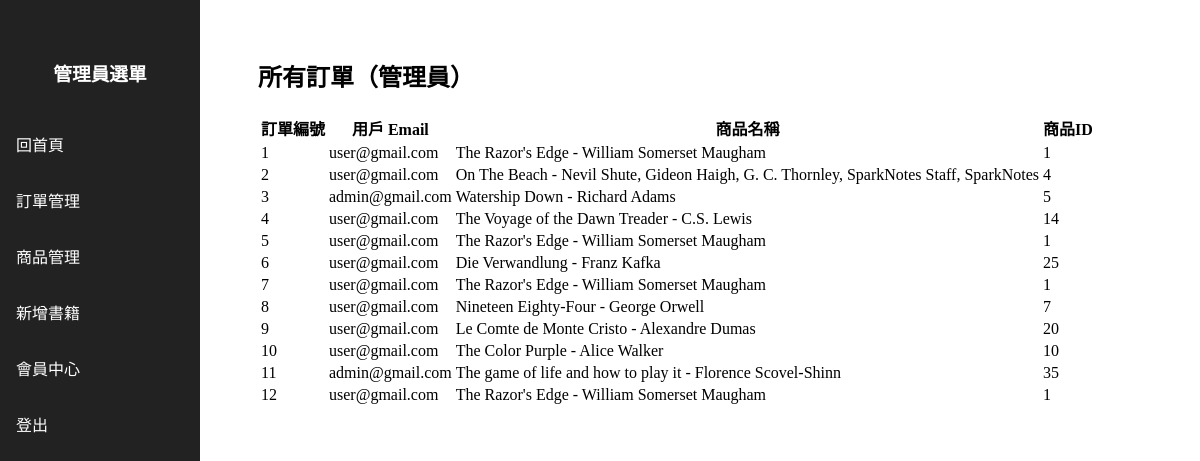
/admin/orders (signed in), run on the app's committed database.
### tables this page shows
CREATE TABLE Orders
		(orderId INTEGER PRIMARY KEY AUTOINCREMENT,
		userId INTEGER,
		productId INTEGER,
		FOREIGN KEY(userId) REFERENCES users(userId),
		FOREIGN KEY(productId) REFERENCES products(productId)
		);

CREATE TABLE users  
		(userId INTEGER PRIMARY KEY, 
		password TEXT,
		email TEXT,
		firstName TEXT,
		lastName TEXT,
		address1 TEXT,
		address2 TEXT,
		zipcode TEXT,
		city TEXT,
		state TEXT,
		country TEXT, 
		phone TEXT
		, isAdmin INTEGER DEFAULT 0);

CREATE TABLE products
		(productId INTEGER PRIMARY KEY,
		name TEXT,
		price REAL,
		description TEXT,
		image TEXT,
		stock INTEGER,
		categoryId INTEGER,
		FOREIGN KEY(categoryId) REFERENCES categories(categoryId)
		);

### main.py (the view)
@app.route("/admin/orders")
def admin_orders():
    if not session.get('isAdmin'):
        return redirect(url_for('root'))
    orders = query_db("""
        SELECT Orders.orderId, users.email, products.name, Orders.productId
        FROM Orders
        JOIN users ON Orders.userId = users.userId
        JOIN products ON Orders.productId = products.productId
    """)
    return render_template("admin_orders.html", orders=orders)

### db.py (called while the page is built)
def query_db(query, args=(), one=False):
    with sqlite3.connect(DB_PATH) as conn:
        cur = conn.cursor()
        cur.execute(query, args)
        rv = cur.fetchall()
        return (rv[0] if rv else None) if one else rv

### templates/admin_orders.html
{% extends "admin.html" %}
{% block content %}
<h2>所有訂單（管理員）</h2>
<table>
    <tr>
        <th>訂單編號</th>
        <th>用戶 Email</th>
        <th>商品名稱</th>
        <th>商品ID</th>
    </tr>
    {% for order in orders %}
    <tr>
        <td>{{ order[0] }}</td>
        <td>{{ order[1] }}</td>
        <td>{{ order[2] }}</td>
        <td>{{ order[3] }}</td>
    </tr>
    {% endfor %}
</table>
{% endblock %}

### data on the page
Orders: orderId "1", email "user@gmail.com", name "The Razor's Edge - William Somerset Maugham", productId "1"
Orders: orderId "2", email "user@gmail.com", name "On The Beach - Nevil Shute, Gideon Haigh, G. C. Thornley, SparkNotes Staff, SparkNotes", productId "4"
Orders: orderId "3", email "admin@gmail.com", name "Watership Down - Richard Adams", productId "5"
Orders: orderId "4", email "user@gmail.com", name "The Voyage of the Dawn Treader - C.S. Lewis", productId "14"
Orders: orderId "5", email "user@gmail.com", name "The Razor's Edge - William Somerset Maugham", productId "1"
Orders: orderId "6", email "user@gmail.com", name "Die Verwandlung - Franz Kafka", productId "25"
Orders: orderId "7", email "user@gmail.com", name "The Razor's Edge - William Somerset Maugham", productId "1"
Orders: orderId "8", email "user@gmail.com", name "Nineteen Eighty-Four - George Orwell", productId "7"
Orders: orderId "9", email "user@gmail.com", name "Le Comte de Monte Cristo - Alexandre Dumas", productId "20"
Orders: orderId "10", email "user@gmail.com", name "The Color Purple - Alice Walker", productId "10"
Orders: orderId "11", email "admin@gmail.com", name "The game of life and how to play it - Florence Scovel-Shinn", productId "35"
Orders: orderId "12", email "user@gmail.com", name "The Razor's Edge - William Somerset Maugham", productId "1"
